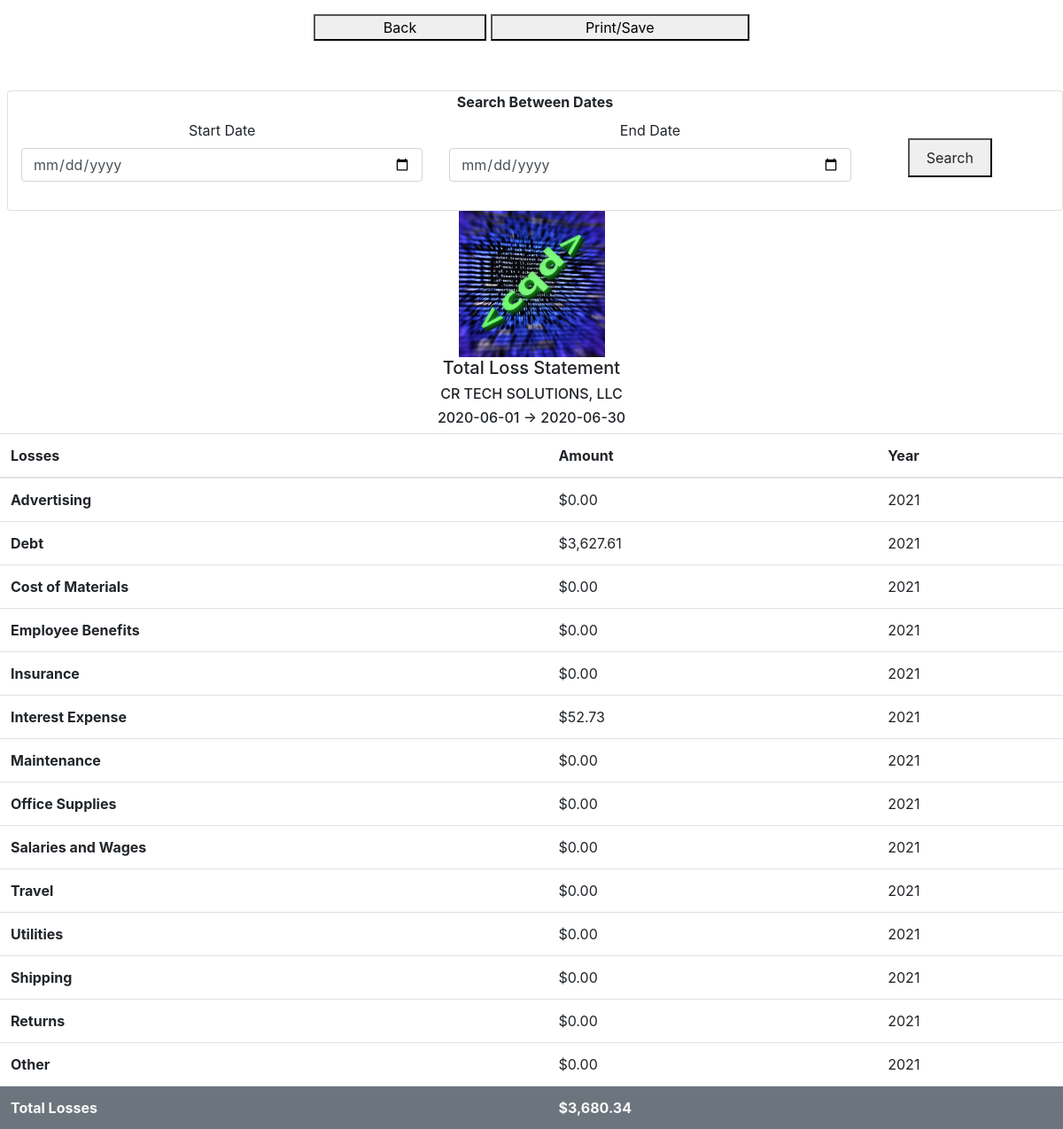
Page /statements/total_loss_statement (signed in) on the committed database.
### flow/models.py (models this page shows, shortened)
class usersTable(db.Model, UserMixin):
    id = db.Column(db.Integer, primary_key=True)
    fname = db.Column(db.String(255), nullable=False)
    lname = db.Column(db.String(255), nullable=False)
    email = db.Column(db.String(255), unique=True, nullable=False)
    username = db.Column(db.String(255), unique=True, nullable=False)
    password = db.Column(db.String(255), nullable=False)
    joined = db.Column(db.Date, nullable=False)
    businessname = db.Column(db.String(255), nullable=False)
    businessnumber = db.Column(db.String(255), nullable=False)
    businessaddress = db.Column(db.String(255), nullable=False)
    businesscity = db.Column(db.String(255), nullable=False)
    businessstate = db.Column(db.String(50))
    businesszip = db.Column(db.Integer)
    businesswebsite = db.Column(db.String(255))
    fiscalyearstart = db.Column(db.Date, nullable=False)
    fiscalyearend = db.Column(db.Date, nullable=False)
    businesslogo = db.Column(db.String(255), nullable=False)
    member = db.Column(db.Boolean, nullable = False)
    lastpaydate = db.Column(db.Date)
    subuser = db.relationship('subuserTable', backref='user', lazy=True)
    account = db.relationship('accountTable', backref='user', lazy=True)
    vendor = db.relationship('vendorTable', backref='user', lazy=True)
    customer = db.relationship('customerTable', backref='user', lazy=True)
    debt = db.relationship('debtTable', backref='user', lazy=True)
    investment = db.relationship('investmentTable', backref='user', lazy=True)

### flow/views_statements.py (the view)
@app.route('/statements/total_loss_statement', methods=['GET'])
@login_required
def totalLossStatement():
    form = StatementFormRange()
    add2 = Decimal(10) ** -2
    fulldate = date.today()
    try:
        user = usersTable.query.filter(usersTable.id == current_user.id).first()
        trans = transactionTable.query.filter(transactionTable.userid == user.id).filter(transactionTable.transactiondate >= user.fiscalyearstart).filter(transactionTable.transactiondate <= user.fiscalyearend).filter(transactionTable.transactiontype == "Expense").all()
    except(AttributeError, SQLAlchemy.exc.OperationalError):
        user = usersTable.query.filter(usersTable.id == current_user.id).first()
        trans = transactionTable.query.filter(transactionTable.userid == user.id).filter(transactionTable.transactiondate >= user.fiscalyearstart).filter(transactionTable.transactiondate <= user.fiscalyearend).filter(transactionTable.transactiontype == "Expense").all()
    def findadvertising(trans):
        ads = 0
        for tran in trans:
            if tran.transactionreason == "Advertisements":
                ads += tran.totalamount
        return ads
    def findmaterialcost(trans):
        mats = 0
        for tran in trans:
            if tran.transactionreason == "Cost of Materials":
                mats += tran.totalamount
        return mats
    def findemployeebenefits(trans):
        bens = 0
        for tran in trans:
            if tran.transactionreason == "Employee Benefits":
                bens += tran.totalamount
        return bens
    def findinsurance(trans):
        ins = 0
        for tran in trans:
            if tran.transactionreason == "Insurance":
                ins += tran.totalamount
        return ins
    def findmaintenance(trans):
        maint = 0
        for tran in trans:
            if tran.transactionreason == "Maintenance":
                maint += tran.totalamount
        return maint
    def findofficesupplies(trans):
        supp = 0
        for tran in trans:
            if tran.transactionreason == "Office Supplies":
                supp += tran.totalamount
        return supp
    def findpayroll(trans):
        pay = 0
        for tran in trans:
            if tran.transactionreason == "Payroll":
                pay += tran.totalamount
        return pay
    def findtravel(trans):
        cost = 0
        for tran in trans:
            if tran.transactionreason == "Travel":
                cost += tran.totalamount
        return cost
    def findutilities(trans):
        cost = 0
        for tran in trans:
            if tran.transactionreason == "Utilities":
                cost += tran.totalamount
        return cost
    def findshipping(trans):
        cost = 0
        for tran in trans:
            if tran.transactionreason == "Shipping":
                cost += tran.totalamount
        return cost
    def findreturns(trans):
        cost = 0
        for tran in trans:
            if tran.transactionreason == "Returns":
                cost += tran.totalamount
        return cost
    def findother(trans):
        cost = 0
        for tran in trans:
            if tran.transactionreason == "Other Expense":
                cost += tran.totalamount
        return cost
    def finddebt():
        try:
            debts = debtTable.query.filter(debtTable.userid == user.id).filter(debtTable.debtamount > 0).all()
        except(AttributeError, SQLAlchemy.exc.OperationalError):
            debts = debtTable.query.filter(debtTable.userid == user.id).filter(debtTable.debtamount > 0).all()
        ltd = 0
        for debt in debts:
            ltd += debt.debtamount
        return ltd
    def findinterest():
        try:
            debts = debtTable.query.filter(debtTable.userid == user.id).filter(debtTable.debtamount > 0).all()
        except(AttributeError, SQLAlchemy.exc.OperationalError):
            debts = debtTable.query.filter(debtTable.userid == user.id).filter(debtTable.debtamount > 0).all()
        interest = 0
        for debt in debts:
            interest += debt.interestpaid
        return interest
    ads = findadvertising(trans)
    debt = finddebt()
    mats = findmaterialcost(trans)
    benefits = findemployeebenefits(trans)
    ins = findinsurance(trans)
    ints = findinterest()
    maint = findmaintenance(trans)
    offsupp = findofficesupplies(trans)
    pay = findpayroll(trans)
    trav = findtravel(trans)
    util = findutilities(trans)
    ship = findshipping(trans)
    ret = findreturns(trans)
    otherexp = findother(trans)
    startdate = user.fiscalyearstart
    enddate = user.fiscalyearend
    businessname = (user.businessname).upper()
    advertising = Decimal(ads).quantize(add2)
    debt = Decimal(debt).quantize(add2)
    materialcost = Decimal(mats).quantize(add2)
    employeebenefits = Decimal(benefits).quantize(add2)
    insurance = Decimal(ins).quantize(add2)
    interest = Decimal(ints).quantize(add2)
    maintenance = Decimal(maint).quantize(add2)
    officesupplies = Decimal(offsupp).quantize(add2)
    payroll = Decimal(pay).quantize(add2)
    travel = Decimal(trav).quantize(add2)
    utilities = Decimal(util).quantize(add2)
    shipping = Decimal(ship).quantize(add2)
    returns = Decimal(ret).quantize(add2)
    other = Decimal(otherexp).quantize(add2)
    total = advertising + debt + materialcost + employeebenefits + insurance + interest + maintenance + officesupplies + payroll + travel + utilities + shipping + returns + other
    year = fulldate.year
    if form.validate_on_submit():
        return redirect(url_for('totalLossStatementAdjusted'))
    return render_template('/statements/total_loss_statement.html', year = year, advertising = "{:,}".format(advertising), debt = "{:,}".format(debt), costofmaterials = "{:,}".format(materialcost),
                           employeebenefits = "{:,}".format(employeebenefits), insurance = "{:,}".format(insurance), interestexpense = "{:,}".format(interest),
                           maintenance = "{:,}".format(maintenance), officesupplies = "{:,}".format(officesupplies), payroll = "{:,}".format(payroll),
                           travel = "{:,}".format(travel), utilities = "{:,}".format(utilities), shipping = "{:,}".format(shipping),
                           returns = "{:,}".format(returns), other = "{:,}".format(other), totallosses = "{:,}".format(total), startdate = startdate, enddate = enddate, businessname = businessname,
                           form=form)

### flow/forms.py
class StatementFormRange(FlaskForm):
    rangestart = DateField('Start Date', validators=[InputRequired()])
    rangeend = DateField('End Date', validators=[InputRequired()])
    submit = SubmitField('Search')

### flow/models.py (called while the page is built)
@login_manager.user_loader
def load_user(userid):
    return usersTable.query.get(userid)

### flow/templates/statements/total_loss_statement.html (shortened to what this page needs)
{% extends "statements/statement_template.html" %}
{% import "bootstrap/wtf.html" as wtf %}
{% block content %}
<form method="GET" action="{{url_for('totalLossStatementAdjusted')}}" class="mt-5 ml-2">
    <div class="card">
        <div class="form-group">
            <div class="text-center">
                <label for="betweenDates col-12"><b>Search Between Dates</b></label>
            </div>
            <div class="col-12 row text-center">
                <div class="col-5 mx-auto my-auto">
                    {{ wtf.form_field(form.rangestart) }}
                </div>
                <div class="col-5 mx-auto my-auto">
                    {{ wtf.form_field(form.rangeend) }}
                </div>
                <div class="col-2 mx-auto my-auto">
                    <button class="h-50 mx-auto">{{ wtf.form_field(form.submit) }}</button>
                </div>
            </div>
        </div>
    </div>
</form>
</div>
<div class="col-12 h-100" id="content">
    <div class="col-12 no-gutters">
        <div class="col-12 text-center">
            <img src="{{ url_for('static', filename='business_logos/' + current_user.businesslogo) }}" alt="" class="col-2">
            <h5>Total Loss Statement</h5>
            <h6>{{ businessname }}</h6>
            <h6>{{ startdate }} -> {{ enddate }}</h6>
        </div>
    </div>
    <table class="table col-12">
        <thead class="col-12">
            <tr class="col-12">
                <th scope="col">Losses</th>
                <th scope="col">Amount</th>
                <th scope="col">Year</th>
            </tr>
        </thead>
        <tbody class="col-12">
            <tr>
                <th scope="row">Advertising</th>
                <td>${{ advertising }}</td>
                <td>{{ year }}</td>
            </tr>
            <tr>
                <th scope="row">Debt</th>
                <td>${{ debt }}</td>
                <td>{{ year }}</td>
            </tr>
            <tr>
                <th scope="row">Cost of Materials</th>
                <td>${{costofmaterials}}</td>
                <td>{{ year }}</td>
            </tr>
            <tr>
                <th scope="row">Employee Benefits</th>
                <td>${{ employeebenefits }}</td>
                <td>{{ year }}</td>
            </tr>
            <tr>
                <th scope="row">Insurance</th>
                <td>${{ insurance }}</td>
                <td>{{ year }}</td>
            </tr>
            <tr>
                <th scope="row">Interest Expense</th>
                <td>${{ interestexpense }}</td>
                <td>{{ year }}</td>
            </tr>
            <tr>
                <th scope="row">Maintenance</th>
                <td>${{ maintenance }}</td>
                <td>{{ year }}</td>
            </tr>
            <tr>
                <th scope="row">Office Supplies</th>
                <td>${{ officesupplies }}</td>
                <td>{{ year }}</td>
            </tr>
            <tr>
                <th scope="row">Salaries and Wages</th>
                <td>${{ payroll }}</td>
                <td>{{ year }}</td>
            </tr>
            <tr>
                <th scope="row">Travel</th>
                <td>${{ travel }}</td>
                <td>{{ year }}</td>
            </tr>
            <tr>
                <th scope="row">Utilities</th>
                <td>${{ utilities }}</td>
                <td>{{ year }}</td>
            </tr>
            <tr>
                <th scope="row">Shipping</th>
                <td>${{ shipping }}</td>
                <td>{{ year }}</td>
            </tr>
            <tr>
                <th scope="row">Returns</th>
                <td>${{ returns }}</td>
                <td>{{ year }}</td>
            </tr>
            <tr>
                <th scope="row">Other</th>
                <td>${{ other }}</td>
                <td>{{ year }}</td>
            </tr>
            <tr class="text-light bg-secondary">
                <th scope="row">Total Losses</th>
                <td><b>${{ totallosses }}</b></td>
                <td></td>
            </tr>
        </tbody>
    </table>
</div>
{% endblock %}

### rows in the picture
usersTable: businesslogo (picture), businessname "CR TECH SOLUTIONS, LLC", fiscalyearstart "2020-06-01", fiscalyearend "2020-06-30"

### other values in the picture
{{ advertising }} "0.00"
{{ debt }} "3,627.61"
{{ costofmaterials }} "0.00"
{{ employeebenefits }} "0.00"
{{ insurance }} "0.00"
{{ interestexpense }} "52.73"
{{ maintenance }} "0.00"
{{ officesupplies }} "0.00"
{{ payroll }} "0.00"
{{ travel }} "0.00"
{{ utilities }} "0.00"
{{ shipping }} "0.00"
{{ returns }} "0.00"
{{ other }} "0.00"
{{ totallosses }} "3,680.34"
